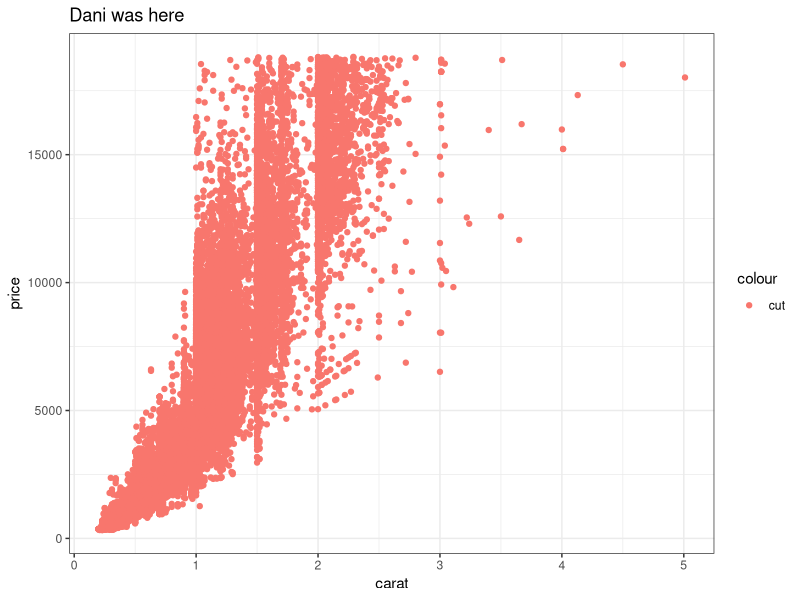
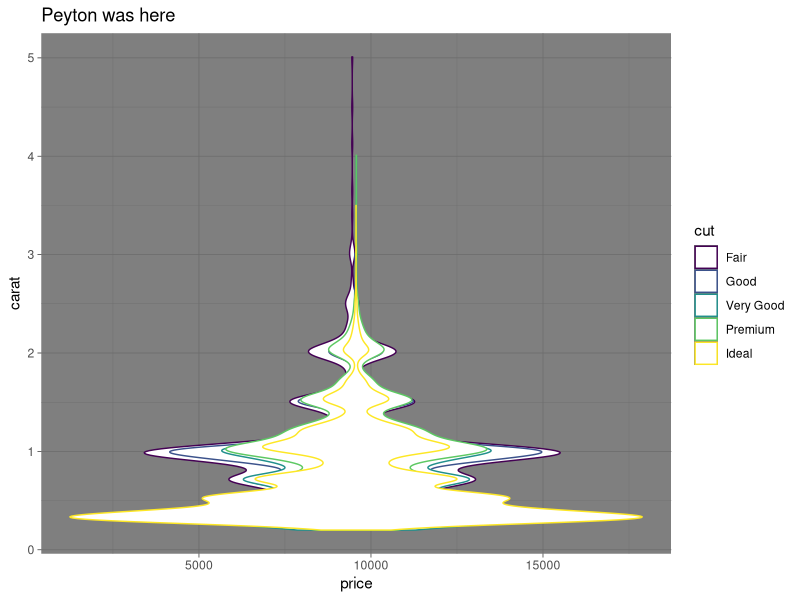
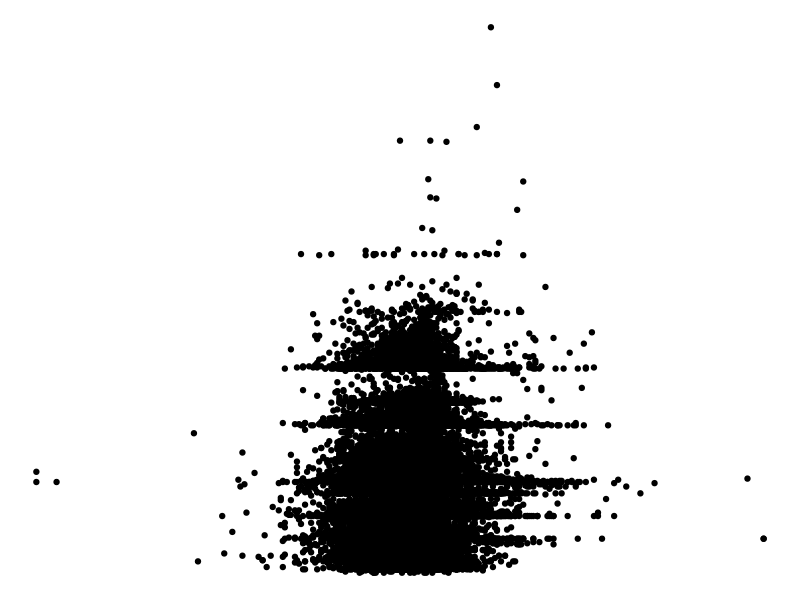

Recreate these plots in R, in order.
## ---- chunk 1
knitr::opts_chunk$set(echo = TRUE)
library(tidyverse)
## ---- chunk 2
# Partner 1: 
# Run the code below to see the original graph
# Change the code below to make the point color change based on 'cut', and update the theme to theme_bw(). Update the title to include your first name. 

ggplot(data = diamonds, aes(x = carat, y = price)) +
  geom_point(aes(color = "cut")) +
  theme_bw() +
  labs(title = "Dani was here")
## ---- chunk 3
# Partner 2: 
# Run the code below to see the original graph
# Change the code below to make the geom a geom_jitter, and update the theme to theme_light. Update the title to include your first name. 

ggplot(data = diamonds, aes(x = price, y = carat)) +
  geom_violin(aes(color = cut)) +
  theme_dark() +
  labs(title = "Peyton was here")

#HII
## ---- chunk 4
ggplot(data = diamonds, aes(x = depth, y = carat)) +
  geom_point() +
  theme_void()
## ---- chunk 5

